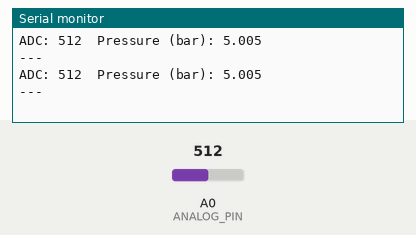
The sketch below on a simulated Arduino Uno, built with avr-gcc and run on an emulated ATmega328P. Shown: the last lines printed to the serial monitor. The inputs (shaded band) are chosen by the test bench; at power-on: A0 (ANALOG_PIN) = 512.

Above: at 10.8 s.
10.9 s: A0 (ANALOG_PIN) set to 716
At 15.4 s:
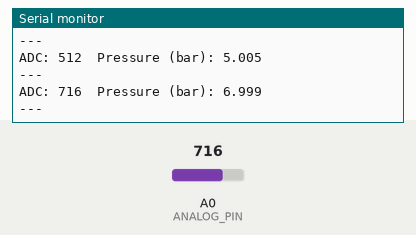
18.3 s: A0 (ANALOG_PIN) set to 900
At 20.4 s:
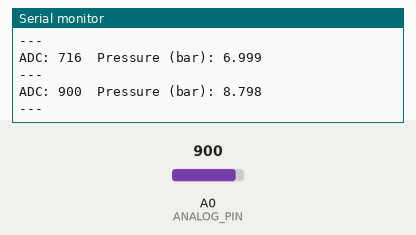
Timing chart, 0 to 21.9 s (numbered marks = the images above; inputs shaded):
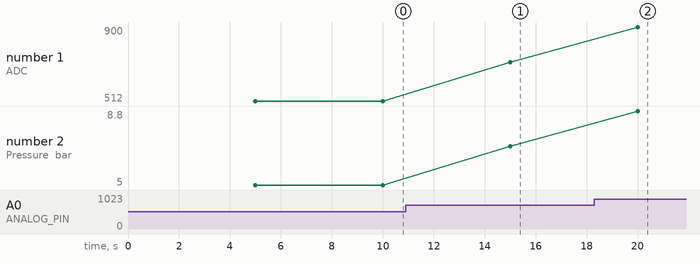

Measured:
- after the input at 10.9 s, the serial monitor: prints a new line after 4.1 s (image 1)
- after the input at 18.3 s, the serial monitor: prints a new line after 1.7 s (image 2)
- plotted number 1: 512 → 716 after the input at 10.9 s, 716 → 900 after the input at 18.3 s
- plotted number 2: 5 → 7 after the input at 10.9 s, 7 → 8.8 after the input at 18.3 s

The sketch:

pressure_sensor.ino
```cpp
#define ANALOG_PIN A0

const float ADC_MAX = 1023.0;
const float PRESSURE_MAX_BAR = 10.0;

unsigned long lastRead = 0;
const unsigned long READ_INTERVAL = 5000;

void setup()
{
  Serial.begin(9600);
  while (!Serial) delay(10);
  Serial.println("Pressure Sensor (A0) - Started");
  Serial.println("Note: Calibrate ADC->pressure using known points for your sensor.");
}

void loop()
{
  if (millis() - lastRead < READ_INTERVAL) return;
  lastRead = millis();

  int adcValue = analogRead(ANALOG_PIN);
  float pressureBar = (float)adcValue * (PRESSURE_MAX_BAR / ADC_MAX);

  Serial.print("ADC: "); Serial.print(adcValue);
  Serial.print("  Pressure (bar): "); Serial.println(pressureBar, 3);
  Serial.println("---");
}
```
